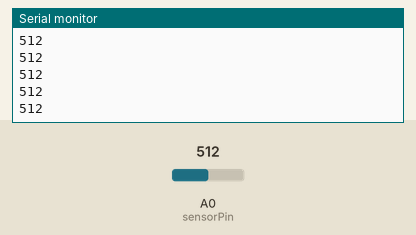
Bench run of a sketch on a simulated Arduino Uno, built with avr-gcc and run on an emulated ATmega328P. Shown: the last lines printed to the serial monitor. The test bench sets the inputs (shaded band); at power-on: A0 (sensorPin) = 512.

Above: at 1.2 s.
1.3 s: A0 (sensorPin) set to 716
At 1.56 s:
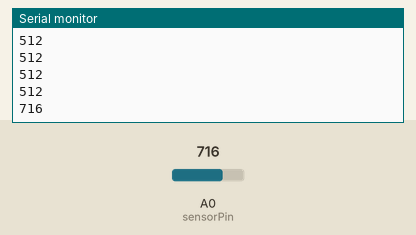
2.8 s: A0 (sensorPin) set to 900
At 2.96 s:
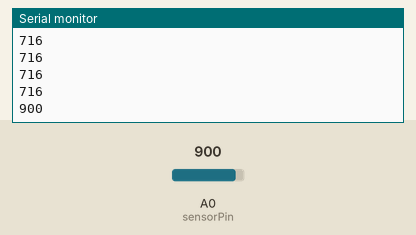
Timing chart, 0 to 5.8 s (numbered marks = the images above; inputs shaded):
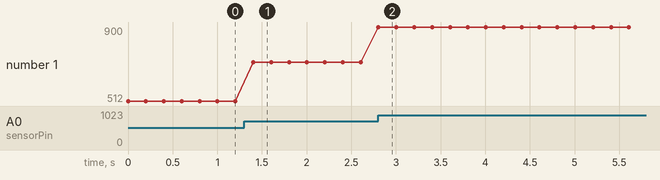

The sketch:

arduino_05a.ino
```cpp
int sensorValue = 0;      //  variable for sensor value
int sensorPin = A0;       //  variable for sensor pin

void setup() {
 pinMode(sensorPin, INPUT);
 Serial.begin(9600);
}

void loop() {
  sensorValue = analogRead(sensorPin);      //  read value/voltage on the sensor pin
                                            //  and store in variable sensorValue
  Serial.println(sensorValue);              //  print sensorValue to serial monitor
  delay(200);                               //  delay for 0.2 seconds
}
```

Measured:
- after the input at 1.3 s, the serial monitor: prints a new line after 0.10 s (image 1)
- after the input at 2.8 s, the serial monitor: prints a new line at once (image 2)
- plotted number 1: 512 → 716 after the input at 1.3 s, 716 → 900 after the input at 2.8 s
